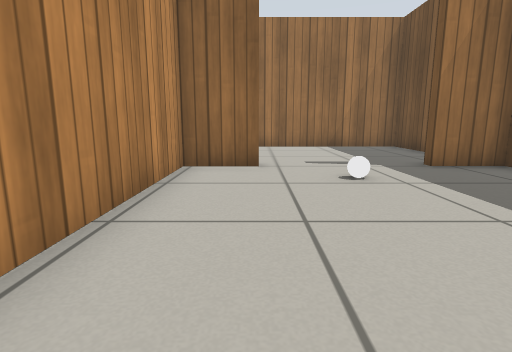
View 1 (above)

20 first-person views from a walk through a Gazebo world. The camera is 0.5 m above the floor, tilts 10° down and sees 80° across. The floor is counted in squares, 0.5 m on a side. Each view is taken from the middle of a square. On the plan, view 1 faces up. The plan holds only what a view shows up to about 12 squares ahead; the rest is blank. The robots in the file are not drawn. Gazebo's built-in surfaces are drawn with simple patterns. Simple shapes stand in for some stock models.

View 2
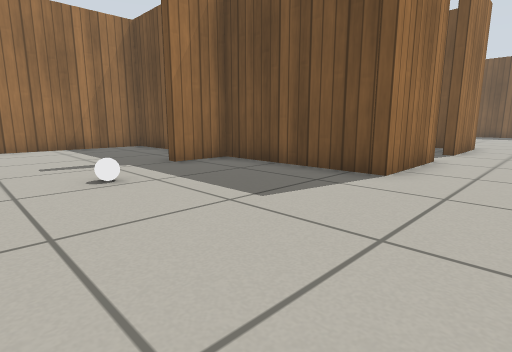

View 3
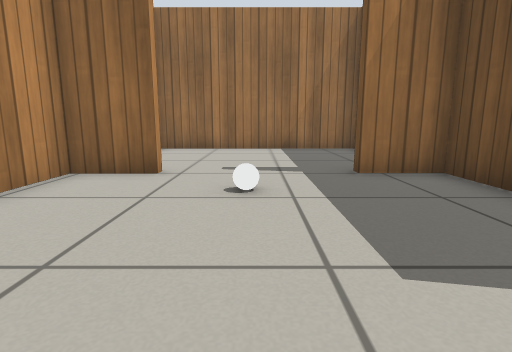

View 4
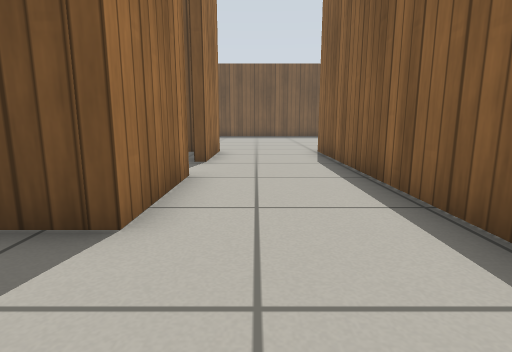

View 5
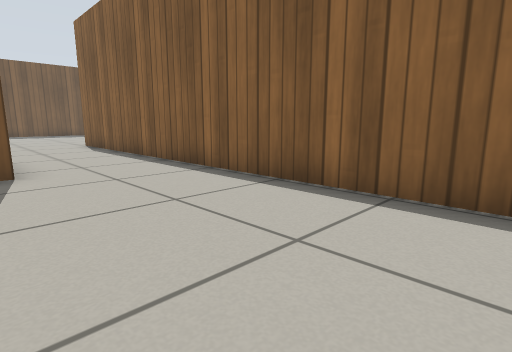

View 6
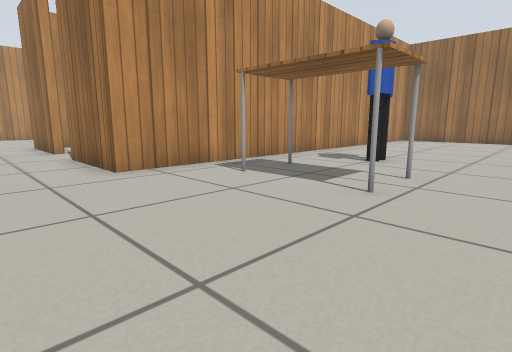

View 7
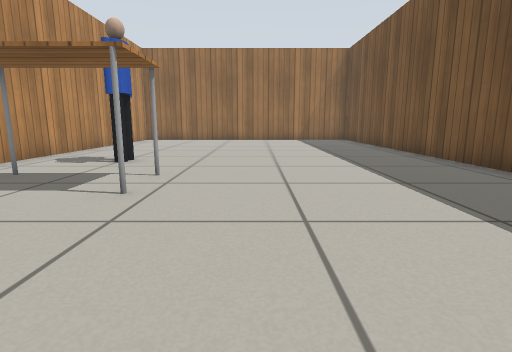

View 8
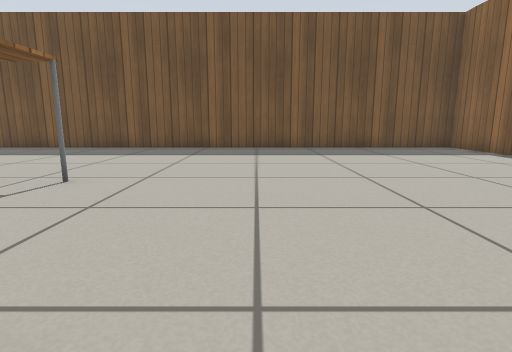

View 9
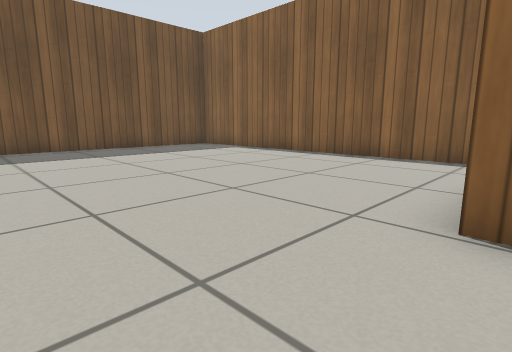

View 10
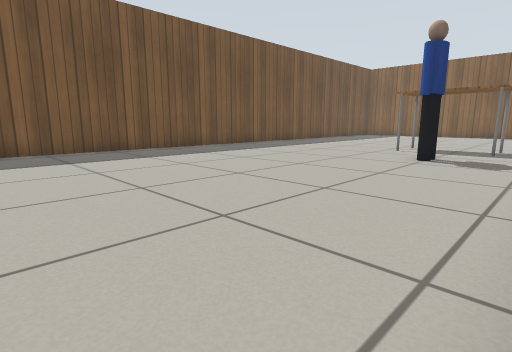

View 11
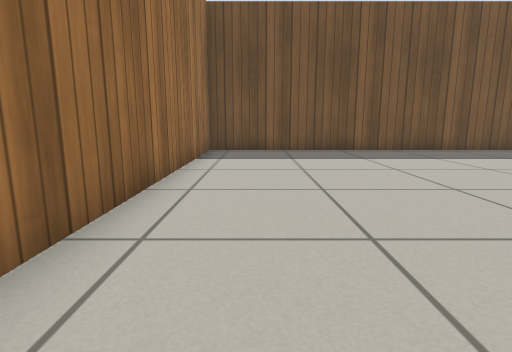

View 12
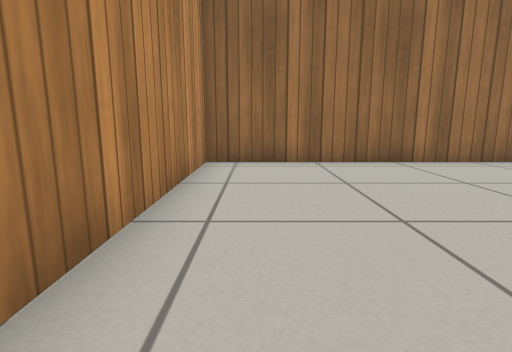

View 13
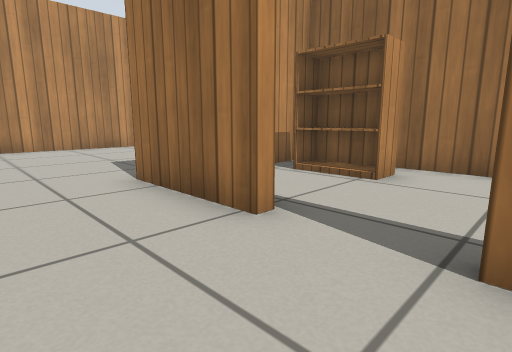

View 14
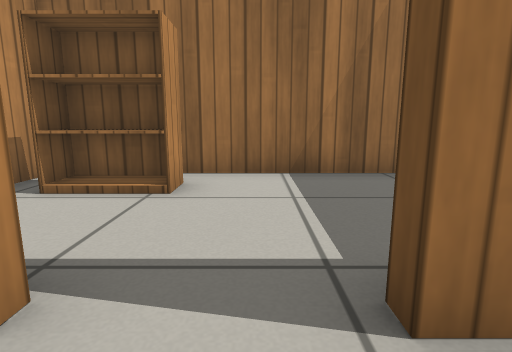

View 15
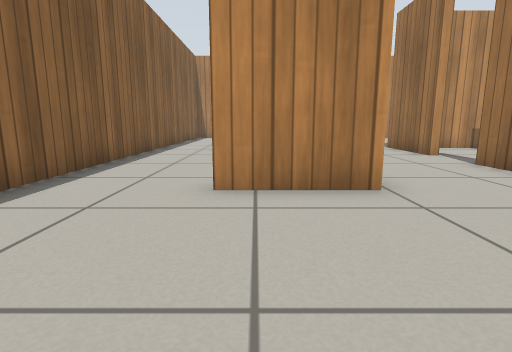

View 16
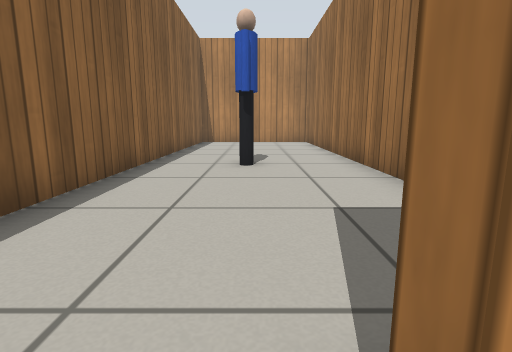

View 17
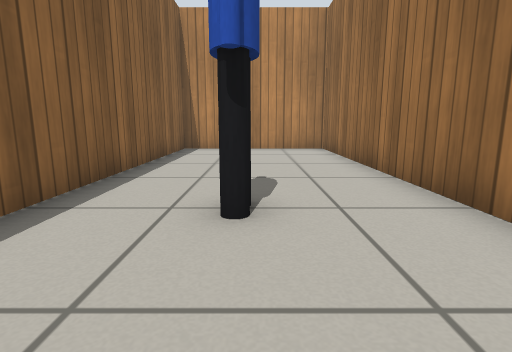

View 18
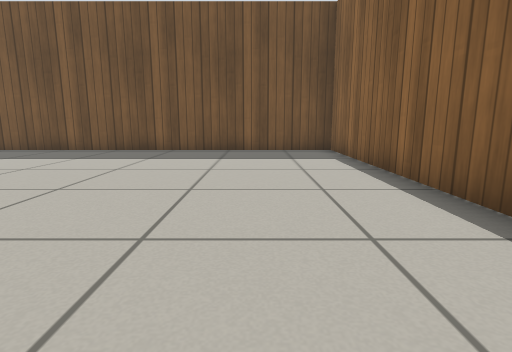

View 19
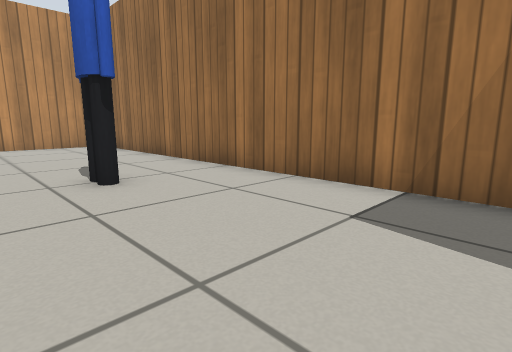

View 20
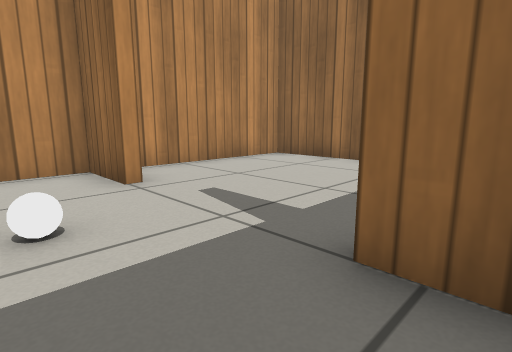

### Floor plan
Points are (right, up) in squares from view 1. A wall is a line through its corners. A room is listed if a view was taken in it or the views show most of it. See-through windows are left out.
Room 1 (views 1, 2, 3, 4, 5, 8, 9, 13, 14, 20)
walls: (8.7, 2.3) (5.7, 2.3) (5.7, 7) (4, 7); (-0.8, -1.1) (13.6, -1.1); (0.1, 7) (-1.7, 7) (-1.7, 1.1); (13.7, 2.3) (10.6, 2.3)
ways out: opening at (14, 1) to room 2; opening at (2.5, 7) to room 4; opening at (9.5, 3) to room 5
objects: white ball (2, 5)
Room 2 (views 6, 7, 10, 11, 12, 15, 16, 18)
walls: (13.6, -1.1) (13.6, -3.8); (12.4, -6.7) (25.1, -6.7) (25.1, 17.7) (13.7, 17.7) (13.7, 2.3)
ways out: opening at (14, 1) to room 1; opening at (13, -5) to room 3
objects: table (15, 4) to (18, 6); person (17, 8)
Room 3 (views 17, 19)
walls: (11.8, -1.4) (-1.7, -1.4) (-1.7, -6.7) (12.4, -6.7)
ways out: opening at (13, -5) to room 2
objects: person (6, -4) to (7, -4)
Room 4 (no view inside)
walls: (4, 7) (4, 7.4); (5.7, 10.2) (5.7, 12.7) (-1.7, 12.7) (-1.7, 8)
ways out: opening at (2.5, 7) to room 1
Room 5 (no view inside)
walls: (12.9, 7) (6, 7) (6, 3.1)
ways out: opening at (9.5, 3) to room 1
objects: bookshelf (7, 5) to (9, 6)

Where each view was taken, in squares from view 1:
view 1: 0 up, 0 right, facing up
view 2: 0 up, 0 right, facing up-right
view 3: 1 up, 2 right, facing up
view 4: 1 up, 3 right, facing right
view 5: 3 up, 1 left, facing down-right
view 6: 0 up, 20 right, facing up-left
view 7: 0 up, 20 right, facing up
view 8: 1 up, 13 right, facing right
view 9: 2 up, 13 right, facing down-right
view 10: 17 up, 14 right, facing down-right
view 11: 16 up, 14 right, facing right
view 12: 10 up, 15 right, facing up
view 13: 0 up, 11 right, facing up-left
view 14: 1 up, 10 right, facing up
view 15: 3 down, 18 right, facing left
view 16: 4 down, 14 right, facing left
view 17: 4 down, 10 right, facing left
view 18: 4 down, 14 right, facing right
view 19: 6 down, 12 right, facing up-left
view 20: 5 up, 5 right, facing up-left
